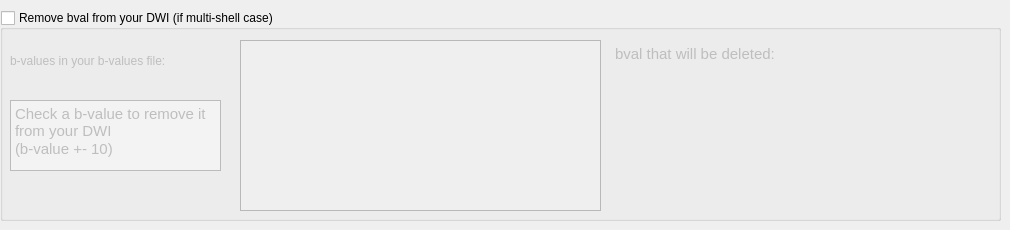
            <widget class="QWidget" name="tab_29">
             <attribute name="title">
              <string>Remove b-values from your DWI </string>
             </attribute>
             <widget class="QGroupBox" name="remove_bval_groupBox">
              <property name="geometry">
               <rect>
                <x>0</x>
                <y>10</y>
                <width>1001</width>
                <height>211</height>
               </rect>
              </property>
              <property name="title">
               <string>Remove bval from your DWI (if multi-shell case)</string>
              </property>
              <property name="checkable">
               <bool>true</bool>
              </property>
              <property name="checked">
               <bool>false</bool>
              </property>
              <widget class="QListWidget" name="bval_in_bvalfile_listWidget">
               <property name="geometry">
                <rect>
                 <x>240</x>
                 <y>30</y>
                 <width>361</width>
                 <height>171</height>
                </rect>
               </property>
              </widget>
              <widget class="QTextEdit" name="bval_removing_textEdit">
               <property name="geometry">
                <rect>
                 <x>610</x>
                 <y>30</y>
                 <width>371</width>
                 <height>171</height>
                </rect>
               </property>
               <property name="styleSheet">
                <string notr="true">QTextEdit {
	background-color : transparent
}</string>
               </property>
               <property name="readOnly">
                <bool>true</bool>
               </property>
               <property name="html">
                <string>&lt;!DOCTYPE HTML PUBLIC &quot;-//W3C//DTD HTML 4.0//EN&quot; &quot;http://www.w3.org/TR/REC-html40/strict.dtd&quot;&gt;
&lt;html&gt;&lt;head&gt;&lt;meta name=&quot;qrichtext&quot; content=&quot;1&quot; /&gt;&lt;style type=&quot;text/css&quot;&gt;
p, li { white-space: pre-wrap; }
&lt;/style&gt;&lt;/head&gt;&lt;body style=&quot; font-family:'Ubuntu'; font-size:11pt; font-weight:400; font-style:normal;&quot;&gt;
&lt;p style=&quot; margin-top:0px; margin-bottom:0px; margin-left:0px; margin-right:0px; -qt-block-indent:0; text-indent:0px;&quot;&gt;bval that will be deleted: &lt;/p&gt;&lt;/body&gt;&lt;/html&gt;</string>
               </property>
              </widget>
              <widget class="QTextEdit" name="color_sc_textEdit_5">
               <property name="geometry">
                <rect>
                 <x>10</x>
                 <y>90</y>
                 <width>211</width>
                 <height>71</height>
                </rect>
               </property>
               <property name="autoFillBackground">
                <bool>false</bool>
               </property>
               <property name="styleSheet">
                <string notr="true">QTextEdit {
	background-color : rgb(243, 243, 243)
}</string>
               </property>
               <property name="readOnly">
                <bool>true</bool>
               </property>
               <property name="html">
                <string>&lt;!DOCTYPE HTML PUBLIC &quot;-//W3C//DTD HTML 4.0//EN&quot; &quot;http://www.w3.org/TR/REC-html40/strict.dtd&quot;&gt;
&lt;html&gt;&lt;head&gt;&lt;meta name=&quot;qrichtext&quot; content=&quot;1&quot; /&gt;&lt;style type=&quot;text/css&quot;&gt;
p, li { white-space: pre-wrap; }
&lt;/style&gt;&lt;/head&gt;&lt;body style=&quot; font-family:'Ubuntu'; font-size:11pt; font-weight:400; font-style:normal;&quot;&gt;
&lt;p style=&quot; margin-top:0px; margin-bottom:0px; margin-left:0px; margin-right:0px; -qt-block-indent:0; text-indent:0px;&quot;&gt;Check a b-value to remove it from your DWI &lt;/p&gt;
&lt;p style=&quot; margin-top:0px; margin-bottom:0px; margin-left:0px; margin-right:0px; -qt-block-indent:0; text-indent:0px;&quot;&gt;(b-value +- 10)&lt;/p&gt;&lt;/body&gt;&lt;/html&gt;</string>
               </property>
              </widget>
              <widget class="QLabel" name="label_79">
               <property name="geometry">
                <rect>
                 <x>10</x>
                 <y>30</y>
                 <width>241</width>
                 <height>41</height>
                </rect>
               </property>
               <property name="text">
                <string>b-values in your b-values file: </string>
               </property>
              </widget>
             </widget>
            </widget>
